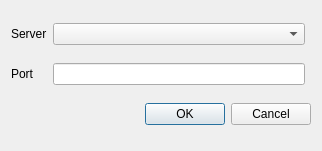
<?xml version="1.0" encoding="UTF-8"?>
<ui version="4.0">
 <class>ConnectDialog</class>
 <widget class="QDialog" name="ConnectDialog">
  <property name="geometry">
   <rect>
    <x>0</x>
    <y>0</y>
    <width>322</width>
    <height>151</height>
   </rect>
  </property>
  <property name="windowTitle">
   <string>Dialog</string>
  </property>
  <layout class="QGridLayout" name="gridLayout">
   <item row="0" column="0">
    <widget class="QLabel" name="label">
     <property name="text">
      <string>Server</string>
     </property>
    </widget>
   </item>
   <item row="0" column="1">
    <widget class="QComboBox" name="comboBox"/>
   </item>
   <item row="1" column="0">
    <widget class="QLabel" name="label_2">
     <property name="text">
      <string>Port</string>
     </property>
    </widget>
   </item>
   <item row="1" column="1">
    <widget class="QLineEdit" name="lineEdit"/>
   </item>
   <item row="2" column="0" colspan="3">
    <widget class="QDialogButtonBox" name="buttonBox">
     <property name="standardButtons">
      <set>QDialogButtonBox::Cancel|QDialogButtonBox::Ok</set>
     </property>
    </widget>
   </item>
  </layout>
 </widget>
 <resources/>
 <connections/>
</ui>
